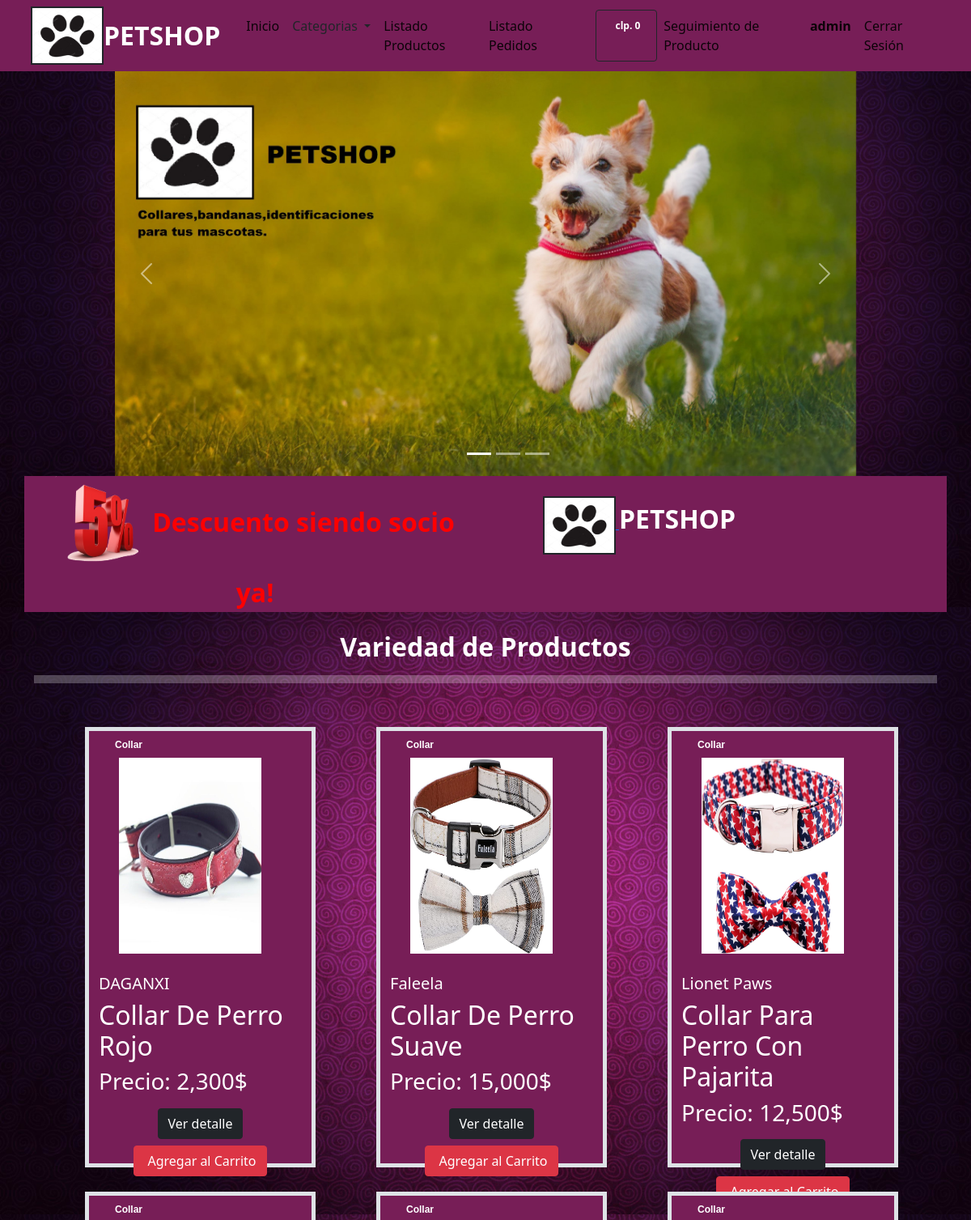
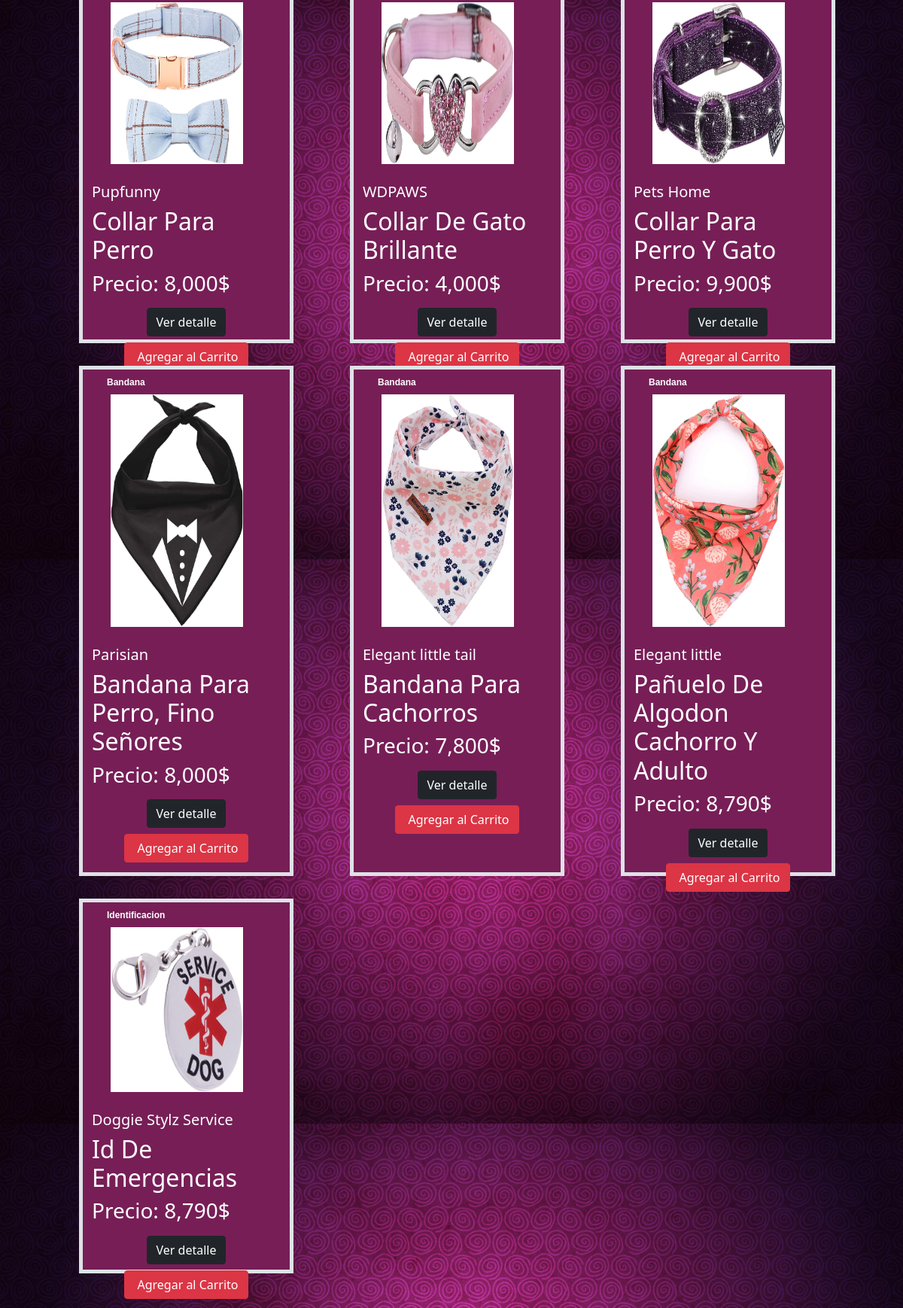
The app's page / (signed in, upper part) with its own data (2 pictures, top to bottom).
### core/models.py (models this page shows, shortened)
class Producto(models.Model):
    nombre_producto=models.CharField(max_length=50, primary_key=True, verbose_name='Nombre del Producto')
    descripcion_producto=models.TextField(max_length=200, verbose_name='Descripcion del Producto')
    marca_producto=models.CharField(max_length=50, null=True ,verbose_name='Marca del Producto')
    precio_producto= models.IntegerField(verbose_name='Precio del Producto')
    stock_producto= models.IntegerField( verbose_name='Stock del Producto')
    imagen_producto=models.ImageField(upload_to='images/')
    categoria=models.ForeignKey(Categoria, on_delete=models.CASCADE)

class Categoria(models.Model):
    id_categoria=models.IntegerField(primary_key=True, verbose_name='Id de categoria')
    nombre_categoria=models.CharField(max_length=50, verbose_name='Nombre de la Categoria')
    def __str__(self):
        return self.nombre_categoria

### core/views.py (the view)
# urls.py: 2. Add a URL to urlpatterns:  path('', views.home, name='home')
def home(request):
    productos = Producto.objects.all()
    data={
        'productos': productos
    }
    return render(request, 'core/index.html',data)

### core/context_processors.py (called while the page is built)
def extras(request):
	lista_categorias = Categoria.objects.all().order_by('nombre_categoria')
	return {'categorias':lista_categorias}

def importe_total_carro(request):
	total=0
	if request.user.is_authenticated:
		if "carro" in request.session:
			for key, value in request.session["carro"].items():
				total= total + int(value["precio"])
	return {"importe_total_carro":total}

### core/templates/core/index.html (shortened to what this page needs)
{% extends 'core/base.html' %}
{% load static %}
  {% block contenido %}
<div class="container">
  <div class="col-xl-12 col-md-10 col-12">
  <div id="carouselExampleIndicators" class="carousel slide" data-bs-ride="carousel">
    <div class="carousel-indicators">
      <button type="button" data-bs-target="#carouselExampleIndicators" data-bs-slide-to="0" class="active" aria-current="true" aria-label="Slide 1"></button>
      <button type="button" data-bs-target="#carouselExampleIndicators" data-bs-slide-to="1" aria-label="Slide 2"></button>
      <button type="button" data-bs-target="#carouselExampleIndicators" data-bs-slide-to="2" aria-label="Slide 3"></button>
    </div>
    <div class="carousel-inner">
      <div class="carousel-item active">
        <img src="{% static 'core/img/Carousel1PetShop.jpg'%}" class="d-block w-100" alt="...">
      </div>
    </div>
    <button class="carousel-control-prev" type="button" data-bs-target="#carouselExampleIndicators" data-bs-slide="prev">
      <span class="carousel-control-prev-icon" aria-hidden="true"></span>
    </button>
    <button class="carousel-control-next" type="button" data-bs-target="#carouselExampleIndicators" data-bs-slide="next">
      <span class="carousel-control-next-icon" aria-hidden="true"></span>
    </button>
  </div>
</div>
</div>
<div class="container btnsocio ">
  <div class="row">
    <div class="col">
    <div class="custompromosocio fw-bold fs-2 ">
      <img  src="{% static 'core/img/5%new.png' %}" width="120" height="120" >Descuento siendo socio ya!
</div>
  </div>
  <div class="col">
    <div class="logotittlenavbardestacados">
      <a href="{%url 'core:home' %}"><img src="{% static 'core/img/1.jpg'%}" class="border border-2 border-dark" alt="" width="90" height="72" > </a>
      <span class=" fw-bold fs-2 logotittle text-decoration-none">PETSHOP</span>
    </div>
</div>
</div>
</div>
<br>
<div class="container ">
    <div class="row ">
        <h2 class="destacadostittle fw-bold text-center ">
        Variedad de Productos
        <hr class="border border-white border-5 ">
      </h2>
    </div>
{% load humanize %}
    <div class="row">
    {% for ve in productos %}
        <div class="col-xl-3 col-md-4 col-8  border border-5" style=" margin-left: 75px; margin-top: 30px; background-color: rgb(119,30,87);";>
          <h5 class="card-text" style="color: rgb(255, 255, 255);  text-transform: initial; margin-left: 20px; margin-top: 10px;  font-family: 'Montserrat', Helvetica, Arial, sans-serif;  font-size: 12px; font-weight: bold;">{{ve.categoria}}</h5>
        {% if ve.imagen_producto %}
        <img src="{{ ve.imagen_producto.url }}" width="80%" height="50%" style="padding-left:0px; padding-right:25px; padding-bottom:25px; margin-left: 25px; "  >
         {% endif %}
            <h5 class="" style="color: rgb(255, 255, 255); "> {{ve.marca_producto | capfirst }}</h5>
            <h2 class="" style="color: rgb(255, 255, 255); " class="">{{ve.nombre_producto | title }}</h2>
                 <h3 class="" style="color: rgb(255, 255, 255); ">Precio: {{ve.precio_producto | intcomma }}$</h3>
            <div class="card-footer p-2 pt-2 border-top-0 bg-transparent">
              <div class="text-center">
                  <a class="btn btn-dark mt-auto" href="{% url 'core:detalleproducto' ve.nombre_producto %}">Ver detalle</a>
                  {% if user.is_authenticated%}
                  <a href="{% url 'core:addcart' ve.nombre_producto %}" class="btn btn-danger mt-2" type="button">
                       Agregar al Carrito
                  </a>
                  {% endif %}
              </div>
          </div>
        </div>
      {% endfor %}
</div>
</div>
{% endblock %}

### core/templates/core/base.html (shortened to what this page needs)
<!DOCTYPE html>
<html lang="en">
<head>
    {% load static %}
    <link rel="stylesheet" href="{% static 'core/css/index.css'%}">
    <link href="https://cdn.jsdelivr.net/npm/bootstrap@5.0.2/dist/css/bootstrap.min.css" rel="stylesheet">
</head>
<body>
<nav class="navbar navbar-expand-lg navbar-light sticky-top">
  <div class="container px-2 px-lg-2">
    <a href="core:home"><img src="{% static 'core/img/1.jpg'%}" class="border border-2 border-dark" alt="" width="90" height="72" > </a>
    <span class=" fw-bold fs-2 logotittle text-decoration-none">PETSHOP</span>
      <div class="collapse navbar-collapse" id="navbarSupportedContent">
          <ul class="navbar-nav me-auto mb-2 mb-lg-0 ms-lg-4">
              <li class="nav-item">
                  <a class="nav-link active" aria-current="page" href="/"></span>
                      Inicio
                  </a>
              </li>
              <div class="dropdown show">
                  <a class="nav-link dropdown-toggle text-dark" href="#" role="button" id="dropdownMenuLink" data-toggle="dropdown" aria-haspopup="true" aria-expanded="false">
                      Categorias
                  </a>
              </div>
              {% if user.is_staff %}
              <li class="nav-item">
                  <a class="nav-link active" aria-current="page" href="{% url 'core:listarproductos' %}">
                          Listado Productos
                      </a>
              </li>
              <li class="nav-item">
                  <a class="nav-link active" aria-current="page" href="/categorias">
                          Listado Pedidos
                      </a>
              </li>
              {% endif %}
          </ul>
          <ul class="navbar-nav d-flex ml-auto mb-2 mb-lg-0 ms-lg-4">
              {% if user.is_authenticated %}
              {% load humanize %}
              <div class="d-flex">
                <a href="{% url 'core:viewcart' %}" class="btn btn-outline-dark">
                    <span class="badge  text-white  rounded-pill">clp. {{ importe_total_carro | intcomma }}</span>
                </a>
            </div>
              <li class="nav-item">
                <a class="nav-link active" aria-current="page" href="#">
                   Seguimiento de Producto
                </a>
            </li>
              <li class="nav-item">
                  <a class="nav-link active" aria-current="page" href="#">
                      <b>{{ user.username }}</b>
                  </a>
              </li>
              <li class="nav-item">
                  <a class="nav-link active" aria-current="page" href="{% url 'logout' %}">
                              Cerrar Sesión
                      </a>
              </li>
              {% endif %}
          </ul>
      </div>
  </div>
</nav>
      {% block contenido %}
      {% endblock %}
</body>
</html>

### core/static/core/css/index.css (style rules this page uses)
body { background: url('../img/espiro_pink.jpg') repeat; background-size: 100%; }
.navbar { background-color: rgb(119,30,87); }
.logotittle { color: white; }
.carousel.slide { width: 100%; }
.carousel-indicators { margin-left: 10%; width: 75%; }
.carousel-control-next { margin-right: 5%; width: 75%; margin-top: 0%; }
.carousel-control-prev { margin-left: 5%; width: 75%; margin-top: 0%; }
.w-100 { margin-left: 100px; padding-right: 200px; width: 75%; height: 500px; }
.custompromosocio { color: red; }
.btnsocio { background-color: rgb(119,30,87); border: white; text-align: center; margin-left: 350px; }
.logotittlenavbardestacados { margin-top: 25px; padding-left: 10px; margin-right: 200px; }
.destacadostittle { color: rgb(255, 255, 255); text-align: center; }

### records on screen
Producto: categoria "Collar", imagen_producto (picture), marca_producto "DAGANXI", nombre_producto "Collar De Perro Rojo", precio_producto "2,300", shows "Agregar al Carrito"
Producto: categoria "Collar", imagen_producto (picture), marca_producto "Faleela", nombre_producto "Collar De Perro Suave", precio_producto "15,000", shows "Agregar al Carrito"
Producto: categoria "Collar", imagen_producto (picture), marca_producto "Lionet Paws", nombre_producto "Collar Para Perro Con Pajarita", precio_producto "12,500"
Producto: categoria "Collar", imagen_producto (picture), marca_producto "Pupfunny", nombre_producto "Collar Para Perro", precio_producto "8,000", shows "Agregar al Carrito"
Producto: categoria "Collar", imagen_producto (picture), marca_producto "WDPAWS", nombre_producto "Collar De Gato Brillante", precio_producto "4,000", shows "Agregar al Carrito"
Producto: categoria "Collar", imagen_producto (picture), marca_producto "Pets Home", nombre_producto "Collar Para Perro Y Gato", precio_producto "9,900", shows "Agregar al Carrito"
Producto: categoria "Bandana", imagen_producto (picture), marca_producto "Parisian", nombre_producto "Bandana Para Perro, Fino Señores", precio_producto "8,000", shows "Agregar al Carrito"
Producto: categoria "Bandana", imagen_producto (picture), marca_producto "Elegant little tail", nombre_producto "Bandana Para Cachorros", precio_producto "7,800", shows "Agregar al Carrito"
Producto: categoria "Bandana", imagen_producto (picture), marca_producto "Elegant little", nombre_producto "Pañuelo De Algodon Cachorro Y Adulto", precio_producto "8,790", shows "Agregar al Carrito"
Producto: categoria "Identificacion", imagen_producto (picture), marca_producto "Doggie Stylz Service", nombre_producto "Id De Emergencias", precio_producto "8,790", shows "Agregar al Carrito"

### other values on screen
{{ importe_total_carro | intcomma }} "0"
{{ user.username }} "admin"
